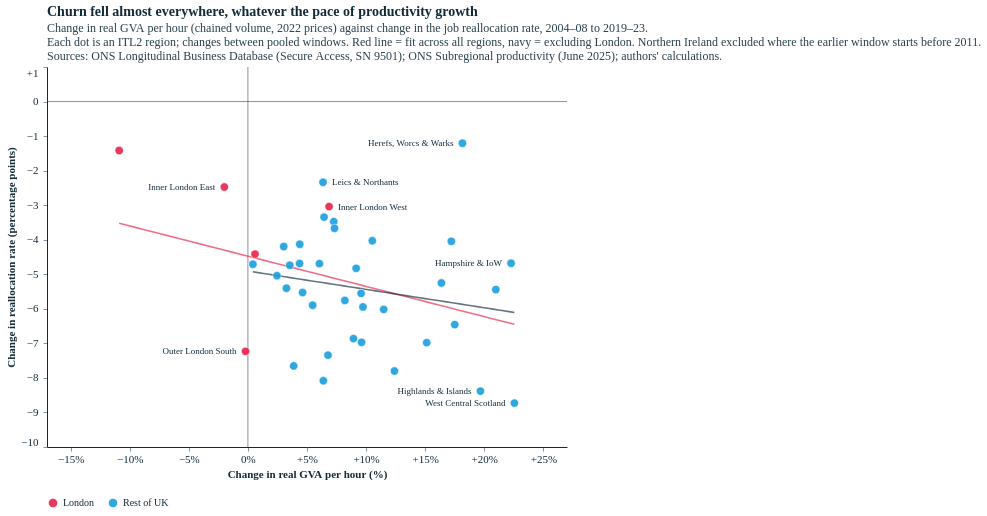

Source (notebook cell):
### Markdown cell above
### Change in productivity vs change in reallocation

Like the ageing chart: did regions where productivity grew more see churn fall less (or more)? For each region, the change between two pooled windows in (i) **real GVA per hour** (% change, chained volume, 2022 £) and (ii) the **reallocation rate** (percentage points).
- **Whole period:** 2004–08 → 2019–23 (five-year windows at each end; productivity data end in 2023).
- **Three timeframes:** the step from 2004–10 to 2011–17, and from 2011–17 to 2018–23 (window set C).

Northern Ireland is excluded wherever the earlier window is before 2011.

### Code cell
from chart_setup import place_labels as place_labels_g
def change_frame(early, late, ni_e, ni_l):
    e = pooled_realloc(early, ni_from=ni_e).join(prod_gbp(early, ni_e), on="itl2_code")
    l = pooled_realloc(late, ni_from=ni_l).join(prod_gbp(late, ni_l), on="itl2_code")
    d = pd.DataFrame({"d_realloc": l.realloc - e.realloc, "d_prod": 100 * (l.prod_gbp / e.prod_gbp - 1)}).dropna().reset_index()
    d = d[d.itl2_code != "TLN0"] if ni_e == 9999 else d
    d["itl2_name"] = d.itl2_name.replace(ABBR)
    d["group"] = np.where(LONDON(d), "London", "Rest of UK")
    return d

STEPS = {"whole": [("2004–08 → 2019–23", (2004, 2008), (2019, 2023), 9999, None)],
         "steps": [("2004–10 → 2011–17", (2004, 2010), (2011, 2017), 9999, None), ("2011–17 → 2018–23", (2011, 2017), (2018, 2023), None, None)]}
chg = {lab: change_frame(e, l, ne, nl_) for v in STEPS.values() for lab, e, l, ne, nl_ in v}
for lab, d in chg.items():
    o = d[~LONDON(d)]
    print(f"{lab}: n={len(d)}  r={np.corrcoef(d.d_prod, d.d_realloc)[0, 1]:+.2f}  excl. London r={np.corrcoef(o.d_prod, o.d_realloc)[0, 1]:+.2f}  "
          f"rho={stats.spearmanr(d.d_prod, d.d_realloc)[0]:+.2f} | mean Δrealloc {d.d_realloc.mean():+.1f} pp, mean Δprod {d.d_prod.mean():+.1f}%")

def scales(labs_):
    a = pd.concat([chg[l] for l in labs_])
    return (alt.Scale(domain=[float(np.floor(a.d_prod.min() / 5) * 5 - 2), float(np.ceil(a.d_prod.max() / 5) * 5 + 2)], nice=False),
            alt.Scale(domain=[float(np.floor(min(a.d_realloc.min(), 0) - 1)), float(np.ceil(max(a.d_realloc.max(), 0) + 1))], nice=False))

def change_panel(lab, first, W, H, XSC, YSC):
    d = chg[lab]; o = d[~LONDON(d)]
    r_all, r_ex = np.corrcoef(d.d_prod, d.d_realloc)[0, 1], np.corrcoef(o.d_prod, o.d_realloc)[0, 1]
    labs = place_labels_g(d, "d_prod", "d_realloc", XSC, YSC, W, H, max_labels=8, max_len=22, pad=2)
    ax_y = alt.Axis(title="Change in reallocation rate (percentage points)" if first else None, labels=first, ticks=first, labelFlush=True,
                    labelExpr="datum.value > 0 ? '+' + datum.label : datum.label")
    return alt.layer(
        alt.Chart(pd.DataFrame({"v": [0.0]})).mark_rule(color=TXT, opacity=0.5).encode(x=alt.X("v:Q", scale=XSC)),
        alt.Chart(pd.DataFrame({"v": [0.0]})).mark_rule(color=TXT, opacity=0.5).encode(y=alt.Y("v:Q", scale=YSC, axis=ax_y)),
        fit_layer(d.rename(columns={"d_realloc": "realloc"}), "d_prod", XSC, ECO["red"]).encode(y=alt.Y("y:Q", scale=YSC)),
        fit_layer(o.rename(columns={"d_realloc": "realloc"}), "d_prod", XSC, ECO["blue-dark"]).encode(y=alt.Y("y:Q", scale=YSC)),
        alt.Chart(d).mark_circle(size=70, opacity=0.9, stroke="white", strokeWidth=0.6).encode(
            x=alt.X("d_prod:Q", scale=XSC, title="Change in real GVA per hour (%)", axis=alt.Axis(labelExpr="datum.value > 0 ? '+' + datum.label + '%' : datum.label + '%'")),
            y=alt.Y("d_realloc:Q", scale=YSC, axis=ax_y),
            color=alt.Color("group:N", scale=alt.Scale(domain=["London", "Rest of UK"], range=[ECO["red"], ECO["blue-light"]]),
                            legend=alt.Legend(title=None, orient="bottom") if first else None),
            tooltip=[alt.Tooltip("itl2_name:N", title="Region"), alt.Tooltip("d_prod:Q", format="+.1f", title="Change in GVA/hour (%)"),
                     alt.Tooltip("d_realloc:Q", format="+.1f", title="Change in reallocation (pp)")]),
        *[alt.Chart(labs.iloc[[i]]).mark_text(align=r_["align"], dx=r_["dx"], fontSize=9, color=TXT)
            .encode(x=alt.X("d_prod:Q", scale=XSC), y=alt.Y("d_realloc:Q", scale=YSC), text="short:N") for i, r_ in labs.iterrows()],
    ).properties(width=W, height=H, title=alt.Title(lab, subtitle=f"r = {r_all:.2f} (excl. London {r_ex:.2f})", anchor="start", fontSize=13, subtitleFontSize=11))

SUB2 = "Each dot is an ITL2 region; changes between pooled windows. Red line = fit across all regions, navy = excluding London. Northern Ireland excluded where the earlier window starts before 2011."
whole = change_panel("2004–08 → 2019–23", True, 520, 380, *scales(["2004–08 → 2019–23"])).properties(title=alt.Title(
    "Churn fell almost everywhere, whatever the pace of productivity growth",
    subtitle=["Change in real GVA per hour (chained volume, 2022 prices) against change in the job reallocation rate, 2004–08 to 2019–23.", SUB2, SRC2]))
styles.save(whole, str(FIG), "reallocation_productivity_change_whole", width=520, height=380)
SC_STEPS = scales([lab for lab, *_ in STEPS["steps"]])
steps = alt.hconcat(*[change_panel(lab, i == 0, 330, 340, *SC_STEPS) for i, (lab, *_) in enumerate(STEPS["steps"])], spacing=14).resolve_scale(color="shared").properties(
    title=alt.Title("Productivity growth and the change in churn are barely related in either period",
    subtitle=["Change in real GVA per hour against change in the job reallocation rate between consecutive periods (2004–10, 2011–17, 2018–23).", SUB2, SRC2]))
styles.save(steps, str(FIG), "reallocation_productivity_change_steps", width=330, height=340)
whole.properties(width=520, height=380)

### Figure 1 — Vega-Lite specification as saved in the notebook (floating-point values rounded to 4 significant figures)
{"config": {"background": "#fff", "font": "Circular Std", "text": {"color": "#122b39", "font": "Circular Std", "align": "left", "dx": 7, "dy": 0, "fontSize": 11}, "view": {"stroke": null, "continuousWidth": 350, "continuousHeight": 280, "discreteWidth": 400, "discreteHeight": 300}, "bar": {"color": "#179fdb"}, "line": {"color": "#e6224b"}, "rule": {"color": "#122b39"}, "point": {"filled": true, "size": 80, "color": "#e6224b", "opacity": 0.95}, "geoshape": {"stroke": "white", "strokeWidth": 0.3}, "axis": {"labelColor": "#122b39", "labelFontSize": 11, "labelFont": "Circular Std", "tickColor": "#122b39", "tickOpacity": 0.5, "domainColor": "#122b39", "domainOpacity": 1, "gridColor": "#122b39", "gridDash": [2, 2], "gridOpacity": 0.5, "title": null, "titleColor": "#122b39", "tickSize": 4, "grid": false, "domain": true}, "axisXDiscrete": {"grid": false, "labelAngle": 0, "tickCount": 10, "tickOpacity": 0.5, "title": null}, "axisYDiscrete": {"ticks": false, "labelPadding": 5, "grid": false}, "axisXTemporal": {"grid": false, "ticks": true}, "axisXQuantitative": {"grid": false}, "axisYQuantitative": {"gridColor": "#122b39", "gridDash": [1, 5], "gridOpacity": 0.5, "ticks": false, "labelPadding": 5, "tickCount": 8, "grid": false}, "title": {"color": "#122b39", "subtitleColor": "#122b39E6", "font": "Circular Std", "subtitleFont": "Circular Std", "anchor": "start", "frame": "group", "fontSize": 14, "subtitleFontSize": 12, "subtitlePadding": 4, "offset": 0}, "legend": {"titleColor": "#122b39", "labelColor": "#122b39"}}, "layer": [{"data": {"name": "data-23d1de8f6fdef12c9f9bd74afd652fbe"}, "mark": {"type": "rule", "color": "#122b39", "opacity": 0.5}, "encoding": {"x": {"field": "v", "scale": {"domain": [-17.0, 27.0], "nice": false}, "type": "quantitative"}}}, {"data": {"name": "data-23d1de8f6fdef12c9f9bd74afd652fbe"}, "mark": {"type": "rule", "color": "#122b39", "opacity": 0.5}, "encoding": {"y": {"axis": {"labelExpr": "datum.value > 0 ? '+' + datum.label : datum.label", "labelFlush": true, "labels": true, "ticks": true, "title": "Change in reallocation rate (percentage points)"}, "field": "v", "scale": {"domain": [-10.0, 1.0], "nice": false}, "type": "quantitative"}}}, {"data": {"name": "data-a9095a61659ebc14fe186eca75195817"}, "mark": {"type": "line", "color": "#e6224b", "opacity": 0.65, "strokeWidth": 1.6}, "encoding": {"x": {"field": "x", "scale": {"domain": [-17.0, 27.0], "nice": false}, "type": "quantitative"}, "y": {"field": "y", "scale": {"domain": [-10.0, 1.0], "nice": false}, "type": "quantitative"}}}, {"data": {"name": "data-06c99a91605cf8e958bc60edb4052e2e"}, "mark": {"type": "line", "color": "#122b39", "opacity": 0.65, "strokeWidth": 1.6}, "encoding": {"x": {"field": "x", "scale": {"domain": [-17.0, 27.0], "nice": false}, "type": "quantitative"}, "y": {"field": "y", "scale": {"domain": [-10.0, 1.0], "nice": false}, "type": "quantitative"}}}, {"data": {"name": "data-c81f16570eef3ffc597d93b3ba86130b"}, "mark": {"type": "circle", "opacity": 0.9, "size": 70, "stroke": "white", "strokeWidth": 0.6}, "encoding": {"color": {"field": "group", "legend": {"orient": "bottom", "title": null}, "scale": {"domain": ["London", "Rest of UK"], "range": ["#e6224b", "#179fdb"]}, "type": "nominal"}, "tooltip": [{"field": "itl2_name", "title": "Region", "type": "nominal"}, {"field": "d_prod", "format": "+.1f", "title": "Change in GVA/hour (%)", "type": "quantitative"}, {"field": "d_realloc", "format": "+.1f", "title": "Change in reallocation (pp)", "type": "quantitative"}], "x": {"axis": {"labelExpr": "datum.value > 0 ? '+' + datum.label + '%' : datum.label + '%'"}, "field": "d_prod", "scale": {"domain": [-17.0, 27.0], "nice": false}, "title": "Change in real GVA per hour (%)", "type": "quantitative"}, "y": {"axis": {"labelExpr": "datum.value > 0 ? '+' + datum.label : datum.label", "labelFlush": true, "labels": true, "ticks": true, "title": "Change in reallocation rate (percentage points)"}, "field": "d_realloc", "scale": {"domain": [-10.0, 1.0], "nice": false}, "type": "quantitative"}}}, {"data": {"name": "data-50a41b6beff60cd4d3c5509bc88836ad"}, "mark": {"type": "text", "align": "right", "color": "#122b39", "dx": -9.0, "fontSize": 9}, "encoding": {"text": {"field": "short", "type": "nominal"}, "x": {"field": "d_prod", "scale": {"domain": [-17.0, 27.0], "nice": false}, "type": "quantitative"}, "y": {"field": "d_realloc", "scale": {"domain": [-10.0, 1.0], "nice": false}, "type": "quantitative"}}}, {"data": {"name": "data-f2e675b89b485ef9ab0d4ba1789d1dbc"}, "mark": {"type": "text", "align": "right", "color": "#122b39", "dx": -9.0, "fontSize": 9}, "encoding": {"text": {"field": "short", "type": "nominal"}, "x": {"field": "d_prod", "scale": {"domain": [-17.0, 27.0], "nice": false}, "type": "quantitative"}, "y": {"field": "d_realloc", "scale": {"domain": [-10.0, 1.0], "nice": false}, "type": "quantitative"}}}, {"data": {"name": "data-a20b04f91e9333d554c63ead929fdf30"}, "mark": {"type": "text", "align": "left", "color": "#122b39", "dx": 9.0, "fontSize": 9}, "encoding": {"text": {"field": "short", "type": "nominal"}, "x": {"field": "d_prod", "scale": {"domain": [-17.0, 27.0], "nice": false}, "type": "quantitative"}, "y": {"field": "d_realloc", "scale": {"domain": [-10.0, 1.0], "nice": false}, "type": "quantitative"}}}, {"data": {"name": "data-8c7fffb296d17838f4f96a43b8601cf3"}, "mark": {"type": "text", "align": "right", "color": "#122b39", "dx": -9.0, "fontSize": 9}, "encoding": {"text": {"field": "short", "type": "nominal"}, "x": {"field": "d_prod", "scale": {"domain": [-17.0, 27.0], "nice": false}, "type": "quantitative"}, "y": {"field": "d_realloc", "scale": {"domain": [-10.0, 1.0], "nice": false}, "type": "quantitative"}}}, {"data": {"name": "data-788cdf912baa2728c46fcd238e937817"}, "mark": {"type": "text", "align": "right", "color": "#122b39", "dx": -9.0, "fontSize": 9}, "encoding": {"text": {"field": "short", "type": "nominal"}, "x": {"field": "d_prod", "scale": {"domain": [-17.0, 27.0], "nice": false}, "type": "quantitative"}, "y": {"field": "d_realloc", "scale": {"domain": [-10.0, 1.0], "nice": false}, "type": "quantitative"}}}, {"data": {"name": "data-014e870a9014358dd8d931f04619df1b"}, "mark": {"type": "text", "align": "right", "color": "#122b39", "dx": -9.0, "fontSize": 9}, "encoding": {"text": {"field": "short", "type": "nominal"}, "x": {"field": "d_prod", "scale": {"domain": [-17.0, 27.0], "nice": false}, "type": "quantitative"}, "y": {"field": "d_realloc", "scale": {"domain": [-10.0, 1.0], "nice": false}, "type": "quantitative"}}}, {"data": {"name": "data-a52f9cb9f9126d7686ec077e7f8df2e6"}, "mark": {"type": "text", "align": "right", "color": "#122b39", "dx": -9.0, "fontSize": 9}, "encoding": {"text": {"field": "short", "type": "nominal"}, "x": {"field": "d_prod", "scale": {"domain": [-17.0, 27.0], "nice": false}, "type": "quantitative"}, "y": {"field": "d_realloc", "scale": {"domain": [-10.0, 1.0], "nice": false}, "type": "quantitative"}}}, {"data": {"name": "data-6a6b0e28dd862b30c5bf6c34e791c3b4"}, "mark": {"type": "text", "align": "left", "color": "#122b39", "dx": 9.0, "fontSize": 9}, "encoding": {"text": {"field": "short", "type": "nominal"}, "x": {"field": "d_prod", "scale": {"domain": [-17.0, 27.0], "nice": false}, "type": "quantitative"}, "y": {"field": "d_realloc", "scale": {"domain": [-10.0, 1.0], "nice": false}, "type": "quantitative"}}}], "height": 380, "title": {"text": "Churn fell almost everywhere, whatever the pace of productivity growth", "subtitle": ["Change in real GVA per hour (chained volume, 2022 prices) against change in the job reallocation rate, 2004–08 to 2019–23.", "Each dot is an ITL2 region; changes between pooled windows. Red line = fit across all regions, navy = excluding London. Northern Ireland excluded where the earlier window starts before 2011.", "Sources: ONS Longitudinal Business Database (Secure Access, SN 9501); ONS Subregional productivity (June 2025); authors' calculations."]}, "width": 520, "$schema": "https://vega.github.io/schema/vega-lite/v5.20.1.json", "datasets": {"data-23d1de8f6fdef12c9f9bd74afd652fbe": [{"v": 0.0}], "data-a9095a61659ebc14fe186eca75195817": [{"x": -10.89, "y": -3.523}, {"x": -10.21, "y": -3.583}, {"x": -9.529, "y": -3.643}, {"x": -8.846, "y": -3.702}, {"x": -8.164, "y": -3.762}, {"x": -7.481, "y": -3.822}, {"x": -6.799, "y": -3.882}, {"x": -6.116, "y": -3.941}, {"x": -5.434, "y": -4.001}, {"x": -4.751, "y": -4.061}, {"x": -4.069, "y": -4.12}, {"x": -3.386, "y": -4.18}, {"x": -2.704, "y": -4.24}, {"x": -2.021, "y": -4.3}, {"x": -1.339, "y": -4.359}, {"x": -0.6561, "y": -4.419}, {"x": 0.02643, "y": -4.479}, {"x": 0.7089, "y": -4.538}, {"x": 1.391, "y": -4.598}, {"x": 2.074, "y": -4.658}, {"x": 2.756, "y": -4.718}, {"x": 3.439, "y": -4.777}, {"x": 4.121, "y": -4.837}, {"x": 4.804, "y": -4.897}, {"x": 5.486, "y": -4.956}, {"x": 6.169, "y": -5.016}, {"x": 6.851, "y": -5.076}, {"x": 7.534, "y": -5.136}, {"x": 8.216, "y": -5.195}, {"x": 8.899, "y": -5.255}, {"x": 9.581, "y": -5.315}, {"x": 10.26, "y": -5.374}, {"x": 10.95, "y": -5.434}, {"x": 11.63, "y": -5.494}, {"x": 12.31, "y": -5.554}, {"x": 12.99, "y": -5.613}, {"x": 13.68, "y": -5.673}, {"x": 14.36, "y": -5.733}, {"x": 15.04, "y": -5.792}, {"x": 15.72, "y": -5.852}, {"x": 16.41, "y": -5.912}, {"x": 17.09, "y": -5.972}, {"x": 17.77, "y": -6.031}, {"x": 18.45, "y": -6.091}, {"x": 19.14, "y": -6.151}, {"x": 19.82, "y": -6.211}, {"x": 20.5, "y": -6.27}, {"x": 21.18, "y": -6.33}, {"x": 21.87, "y": -6.39}, {"x": 22.55, "y": -6.449}], "data-06c99a91605cf8e958bc60edb4052e2e": [{"x": 0.4211, "y": -4.928}, {"x": 0.8727, "y": -4.952}, {"x": 1.324, "y": -4.976}, {"x": 1.776, "y": -5.0}, {"x": 2.227, "y": -5.024}, {"x": 2.679, "y": -5.048}, {"x": 3.131, "y": -5.072}, {"x": 3.582, "y": -5.096}, {"x": 4.034, "y": -5.12}, {"x": 4.485, "y": -5.144}, {"x": 4.937, "y": -5.168}, {"x": 5.389, "y": -5.192}, {"x": 5.84, "y": -5.216}, {"x": 6.292, "y": -5.24}, {"x": 6.743, "y": -5.264}, {"x": 7.195, "y": -5.288}, {"x": 7.647, "y": -5.312}, {"x": 8.098, "y": -5.336}, {"x": 8.55, "y": -5.36}, {"x": 9.001, "y": -5.384}, {"x": 9.453, "y": -5.408}, {"x": 9.904, "y": -5.433}, {"x": 10.36, "y": -5.457}, {"x": 10.81, "y": -5.481}, {"x": 11.26, "y": -5.505}, {"x": 11.71, "y": -5.529}, {"x": 12.16, "y": -5.553}, {"x": 12.61, "y": -5.577}, {"x": 13.07, "y": -5.601}, {"x": 13.52, "y": -5.625}, {"x": 13.97, "y": -5.649}, {"x": 14.42, "y": -5.673}, {"x": 14.87, "y": -5.697}, {"x": 15.32, "y": -5.721}, {"x": 15.78, "y": -5.745}, {"x": 16.23, "y": -5.769}, {"x": 16.68, "y": -5.793}, {"x": 17.13, "y": -5.817}, {"x": 17.58, "y": -5.841}, {"x": 18.03, "y": -5.865}, {"x": 18.48, "y": -5.889}, {"x": 18.94, "y": -5.913}, {"x": 19.39, "y": -5.937}, {"x": 19.84, "y": -5.961}, {"x": 20.29, "y": -5.985}, {"x": 20.74, "y": -6.009}, {"x": 21.19, "y": -6.033}, {"x": 21.65, "y": -6.057}, {"x": 22.1, "y": -6.081}, {"x": 22.55, "y": -6.105}], "data-c81f16570eef3ffc597d93b3ba86130b": [{"itl2_code": "TLC1", "itl2_name": "Tees Valley & Durham", "d_realloc": -3.475, "d_prod": 7.265, "group": "Rest of UK"}, {"itl2_code": "TLC2", "itl2_name": "Tyneside & Northumb.", "d_realloc": -6.979, "d_prod": 15.13, "group": "Rest of UK"}, {"itl2_code": "TLD1", "itl2_name": "Cumbria", "d_realloc": -5.896, "d_prod": 5.477, "group": "Rest of UK"}, {"itl2_code": "TLD3", "itl2_name": "Greater Manchester", "d_realloc": -4.046, "d_prod": 17.21, "group": "Rest of UK"}, {"itl2_code": "TLD4", "itl2_name": "Lancashire", "d_realloc": -5.757, "d_prod": 8.203, "group": "Rest of UK"}, {"itl2_code": "TLD6", "itl2_name": "Cheshire", "d_realloc": -5.04, "d_prod": 2.457, "group": "Rest of UK"}, {"itl2_code": "TLD7", "itl2_name": "Merseyside", "d_realloc": -4.197, "d_prod": 3.028, "group": "Rest of UK"}, {"itl2_code": "TLE1", "itl2_name": "E Yorks & N Lincs", "d_realloc": -5.527, "d_prod": 4.627, "group": "Rest of UK"}, {"itl2_code": "TLE2", "itl2_name": "North Yorkshire", "d_realloc": -4.709, "d_prod": 0.4211, "group": "Rest of UK"}, {"itl2_code": "TLE3", "itl2_name": "South Yorkshire", "d_realloc": -3.345, "d_prod": 6.445, "group": "Rest of UK"}, {"itl2_code": "TLE4", "itl2_name": "West Yorkshire", "d_realloc": -6.97, "d_prod": 9.615, "group": "Rest of UK"}, {"itl2_code": "TLF1", "itl2_name": "Derbys & Notts", "d_realloc": -4.132, "d_prod": 4.388, "group": "Rest of UK"}, {"itl2_code": "TLF2", "itl2_name": "Leics & Northants", "d_realloc": -2.337, "d_prod": 6.357, "group": "Rest of UK"}, {"itl2_code": "TLF3", "itl2_name": "Lincolnshire", "d_realloc": -6.862, "d_prod": 8.935, "group": "Rest of UK"}, {"itl2_code": "TLG1", "itl2_name": "Herefs, Worcs & Warks", "d_realloc": -1.207, "d_prod": 18.15, "group": "Rest of UK"}, {"itl2_code": "TLG2", "itl2_name": "Shrops & Staffs", "d_realloc": -5.404, "d_prod": 3.259, "group": "Rest of UK"}, {"itl2_code": "TLG3", "itl2_name": "West Midlands", "d_realloc": -3.67, "d_prod": 7.328, "group": "Rest of UK"}, {"itl2_code": "TLH1", "itl2_name": "East Anglia", "d_realloc": -6.017, "d_prod": 11.49, "group": "Rest of UK"}, {"itl2_code": "TLH2", "itl2_name": "Beds & Herts", "d_realloc": -4.693, "d_prod": 6.051, "group": "Rest of UK"}, {"itl2_code": "TLH3", "itl2_name": "Essex", "d_realloc": -4.689, "d_prod": 4.372, "group": "Rest of UK"}, {"itl2_code": "TLI3", "itl2_name": "Inner London - West", "d_realloc": -3.042, "d_prod": 6.869, "group": "London"}, {"itl2_code": "TLI4", "itl2_name": "Inner London - East", "d_realloc": -2.475, "d_prod": -1.995, "group": "London"}, {"itl2_code": "TLI5", "itl2_name": "Outer London - East and North East", "d_realloc": -1.419, "d_prod": -10.89, "group": "London"}, {"itl2_code": "TLI6", "itl2_name": "Outer London - South", "d_realloc": -7.231, "d_prod": -0.2038, "group": "London"}, {"itl2_code": "TLI7", "itl2_name": "Outer London - West and North West", "d_realloc": -4.416, "d_prod": 0.6014, "group": "London"}, {"itl2_code": "TLJ1", "itl2_name": "Berks, Bucks & Oxon", "d_realloc": -5.443, "d_prod": 20.97, "group": "Rest of UK"}, {"itl2_code": "TLJ2", "itl2_name": "Surrey & Sussex", "d_realloc": -7.8, "d_prod": 12.4, "group": "Rest of UK"}, {"itl2_code": "TLJ3", "itl2_name": "Hampshire & IoW", "d_realloc": -4.68, "d_prod": 22.27, "group": "Rest of UK"}, {"itl2_code": "TLJ4", "itl2_name": "Kent", "d_realloc": -7.653, "d_prod": 3.874, "group": "Rest of UK"}, {"itl2_code": "TLK1", "itl2_name": "Glos, Wilts & Bristol", "d_realloc": -5.945, "d_prod": 9.737, "group": "Rest of UK"}, {"itl2_code": "TLK2", "itl2_name": "Dorset & Somerset", "d_realloc": -4.739, "d_prod": 3.543, "group": "Rest of UK"}, {"itl2_code": "TLK3", "itl2_name": "Cornwall", "d_realloc": -5.554, "d_prod": 9.579, "group": "Rest of UK"}, {"itl2_code": "TLK4", "itl2_name": "Devon", "d_realloc": -7.341, "d_prod": 6.776, "group": "Rest of UK"}, {"itl2_code": "TLL1", "itl2_name": "West Wales & Valleys", "d_realloc": -4.827, "d_prod": 9.161, "group": "Rest of UK"}, {"itl2_code": "TLL2", "itl2_name": "East Wales", "d_realloc": -5.252, "d_prod": 16.37, "group": "Rest of UK"}, {"itl2_code": "TLM5", "itl2_name": "North Eastern Scotland", "d_realloc": -4.029, "d_prod": 10.53, "group": "Rest of UK"}, {"itl2_code": "TLM6", "itl2_name": "Highlands & Islands", "d_realloc": -8.382, "d_prod": 19.67, "group": "Rest of UK"}, {"itl2_code": "TLM7", "itl2_name": "Eastern Scotland", "d_realloc": -6.457, "d_prod": 17.5, "group": "Rest of UK"}, {"itl2_code": "TLM8", "itl2_name": "West Central Scotland", "d_realloc": -8.729, "d_prod": 22.55, "group": "Rest of UK"}, {"itl2_code": "TLM9", "itl2_name": "Southern Scotland", "d_realloc": -8.081, "d_prod": 6.387, "group": "Rest of UK"}], "data-50a41b6beff60cd4d3c5509bc88836ad": [{"itl2_code": "TLI4", "itl2_name": "Inner London - East", "d_realloc": -2.475, "d_prod": -1.995, "group": "London", "px": 177.3, "py": 120.0, "short": "Inner London East", "rad": 4.0, "prio": 12.09, "align": "right", "dx": -9.0}], "data-f2e675b89b485ef9ab0d4ba1789d1dbc": [{"itl2_code": "TLI6", "itl2_name": "Outer London - South", "d_realloc": -7.231, "d_prod": -0.2038, "group": "London", "px": 198.5, "py": 284.3, "short": "Outer London South", "rad": 4.0, "prio": 11.63, "align": "right", "dx": -9.0}], "data-a20b04f91e9333d554c63ead929fdf30": [{"itl2_code": "TLI3", "itl2_name": "Inner London - West", "d_realloc": -3.042, "d_prod": 6.869, "group": "London", "px": 282.1, "py": 139.6, "short": "Inner London West", "rad": 4.0, "prio": 11.2, "align": "left", "dx": 9.0}], "data-8c7fffb296d17838f4f96a43b8601cf3": [{"itl2_code": "TLM8", "itl2_name": "West Central Scotland", "d_realloc": -8.729, "d_prod": 22.55, "group": "Rest of UK", "px": 467.4, "py": 336.1, "short": "West Central Scotland", "rad": 4.0, "prio": 2.763, "align": "right", "dx": -9.0}], "data-788cdf912baa2728c46fcd238e937817": [{"itl2_code": "TLG1", "itl2_name": "Herefs, Worcs & Warks", "d_realloc": -1.207, "d_prod": 18.15, "group": "Rest of UK", "px": 415.4, "py": 76.25, "short": "Herefs, Worcs & Warks", "rad": 4.0, "prio": 2.576, "align": "right", "dx": -9.0}], "data-014e870a9014358dd8d931f04619df1b": [{"itl2_code": "TLM6", "itl2_name": "Highlands & Islands", "d_realloc": -8.382, "d_prod": 19.67, "group": "Rest of UK", "px": 433.4, "py": 324.1, "short": "Highlands & Islands", "rad": 4.0, "prio": 2.345, "align": "right", "dx": -9.0}], "data-a52f9cb9f9126d7686ec077e7f8df2e6": [{"itl2_code": "TLJ3", "itl2_name": "Hampshire & IoW", "d_realloc": -4.68, "d_prod": 22.27, "group": "Rest of UK", "px": 464.1, "py": 196.2, "short": "Hampshire & IoW", "rad": 4.0, "prio": 1.972, "align": "right", "dx": -9.0}], "data-6a6b0e28dd862b30c5bf6c34e791c3b4": [{"itl2_code": "TLF2", "itl2_name": "Leics & Northants", "d_realloc": -2.337, "d_prod": 6.357, "group": "Rest of UK", "px": 276.0, "py": 115.3, "short": "Leics & Northants", "rad": 4.0, "prio": 1.591, "align": "left", "dx": 9.0}]}}
